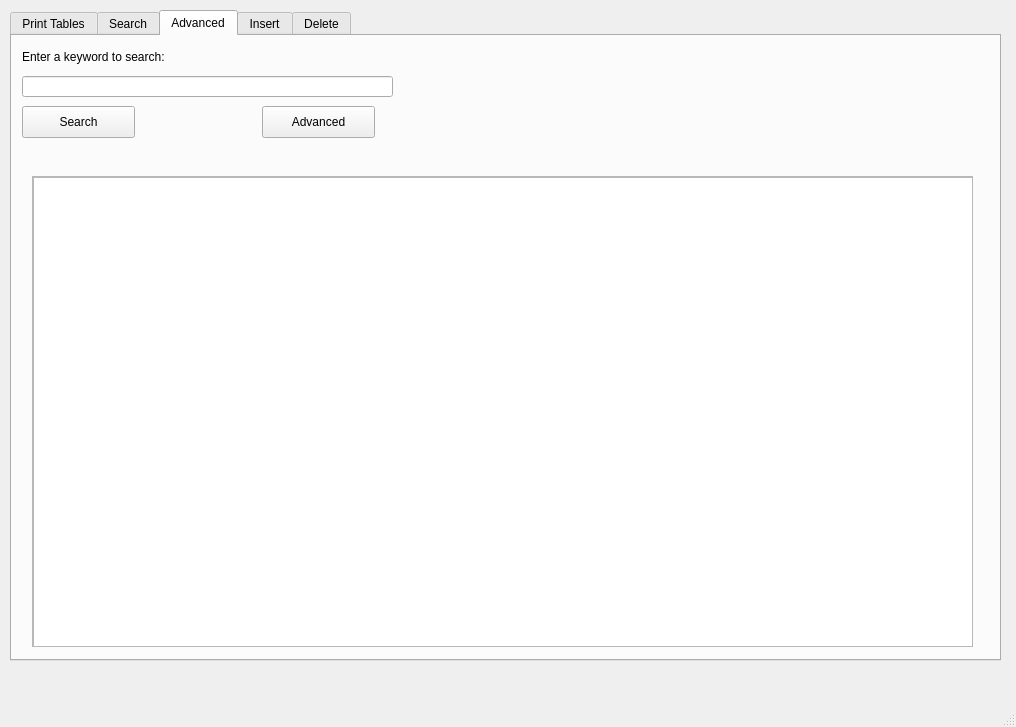
<?xml version="1.0" encoding="UTF-8"?>
<ui version="4.0">
 <class>MainWindow</class>
 <widget class="QMainWindow" name="MainWindow">
  <property name="geometry">
   <rect>
    <x>0</x>
    <y>0</y>
    <width>1016</width>
    <height>727</height>
   </rect>
  </property>
  <property name="windowTitle">
   <string>MainWindow</string>
  </property>
  <widget class="QWidget" name="centralwidget">
   <widget class="QTabWidget" name="tabWidget">
    <property name="geometry">
     <rect>
      <x>10</x>
      <y>10</y>
      <width>991</width>
      <height>651</height>
     </rect>
    </property>
    <property name="styleSheet">
     <string notr="true"/>
    </property>
    <property name="currentIndex">
     <number>2</number>
    </property>
    <widget class="QWidget" name="tab_1">
     <attribute name="title">
      <string>Print Tables</string>
     </attribute>
     <widget class="QPushButton" name="closeConnectionButton">
      <property name="geometry">
       <rect>
        <x>850</x>
        <y>70</y>
        <width>113</width>
        <height>32</height>
       </rect>
      </property>
      <property name="text">
       <string>Disconnect</string>
      </property>
     </widget>
     <widget class="QComboBox" name="tableComboBox">
      <property name="geometry">
       <rect>
        <x>10</x>
        <y>40</y>
        <width>181</width>
        <height>31</height>
       </rect>
      </property>
     </widget>
     <widget class="QLabel" name="label">
      <property name="geometry">
       <rect>
        <x>10</x>
        <y>10</y>
        <width>171</width>
        <height>31</height>
       </rect>
      </property>
      <property name="text">
       <string>Choose a table to access</string>
      </property>
     </widget>
     <widget class="QPushButton" name="findTableButton">
      <property name="geometry">
       <rect>
        <x>10</x>
        <y>70</y>
        <width>113</width>
        <height>32</height>
       </rect>
      </property>
      <property name="text">
       <string>Find Table</string>
      </property>
     </widget>
     <widget class="QScrollArea" name="scrollArea">
      <property name="geometry">
       <rect>
        <x>20</x>
        <y>140</y>
        <width>941</width>
        <height>471</height>
       </rect>
      </property>
      <property name="widgetResizable">
       <bool>true</bool>
      </property>
      <widget class="QWidget" name="scrollAreaWidgetContents">
       <property name="geometry">
        <rect>
         <x>0</x>
         <y>0</y>
         <width>939</width>
         <height>469</height>
        </rect>
       </property>
       <widget class="QTableWidget" name="mainTableWidget">
        <property name="geometry">
         <rect>
          <x>0</x>
          <y>0</y>
          <width>941</width>
          <height>491</height>
         </rect>
        </property>
       </widget>
      </widget>
     </widget>
     <widget class="QLabel" name="label_2">
      <property name="geometry">
       <rect>
        <x>20</x>
        <y>100</y>
        <width>171</width>
        <height>31</height>
       </rect>
      </property>
      <property name="text">
       <string>Ouptut:</string>
      </property>
     </widget>
    </widget>
    <widget class="QWidget" name="tab_2">
     <attribute name="title">
      <string>Search</string>
     </attribute>
     <widget class="QScrollArea" name="scrollArea_2">
      <property name="geometry">
       <rect>
        <x>20</x>
        <y>140</y>
        <width>721</width>
        <height>471</height>
       </rect>
      </property>
      <property name="widgetResizable">
       <bool>true</bool>
      </property>
      <widget class="QWidget" name="scrollAreaWidgetContents_2">
       <property name="geometry">
        <rect>
         <x>0</x>
         <y>0</y>
         <width>719</width>
         <height>469</height>
        </rect>
       </property>
       <widget class="QTableWidget" name="mainTableWidget_2">
        <property name="geometry">
         <rect>
          <x>0</x>
          <y>0</y>
          <width>721</width>
          <height>491</height>
         </rect>
        </property>
       </widget>
      </widget>
     </widget>
     <widget class="QLineEdit" name="searchBox">
      <property name="geometry">
       <rect>
        <x>10</x>
        <y>40</y>
        <width>371</width>
        <height>21</height>
       </rect>
      </property>
     </widget>
     <widget class="QLabel" name="label_3">
      <property name="geometry">
       <rect>
        <x>10</x>
        <y>10</y>
        <width>161</width>
        <height>21</height>
       </rect>
      </property>
      <property name="text">
       <string>Enter a keyword to search:</string>
      </property>
     </widget>
     <widget class="QPushButton" name="searchButton">
      <property name="geometry">
       <rect>
        <x>10</x>
        <y>70</y>
        <width>113</width>
        <height>32</height>
       </rect>
      </property>
      <property name="text">
       <string>Search</string>
      </property>
     </widget>
     <widget class="QScrollArea" name="scrollAreaTablesToSearch">
      <property name="geometry">
       <rect>
        <x>760</x>
        <y>10</y>
        <width>201</width>
        <height>601</height>
       </rect>
      </property>
      <property name="widgetResizable">
       <bool>true</bool>
      </property>
      <widget class="QWidget" name="scrollAreaWidgetContents_3">
       <property name="geometry">
        <rect>
         <x>0</x>
         <y>0</y>
         <width>199</width>
         <height>599</height>
        </rect>
       </property>
       <widget class="QLabel" name="label_4">
        <property name="geometry">
         <rect>
          <x>10</x>
          <y>10</y>
          <width>171</width>
          <height>16</height>
         </rect>
        </property>
        <property name="text">
         <string>Tables to Search (optional)</string>
        </property>
       </widget>
      </widget>
     </widget>
    </widget>
    <widget class="QWidget" name="advance_search_tab">
     <attribute name="title">
      <string>Advanced</string>
     </attribute>
     <widget class="QScrollArea" name="advancedSearchScrollArea">
      <property name="geometry">
       <rect>
        <x>20</x>
        <y>140</y>
        <width>941</width>
        <height>471</height>
       </rect>
      </property>
      <property name="widgetResizable">
       <bool>true</bool>
      </property>
      <widget class="QWidget" name="advancedSearchScrollAreaWidgetContents">
       <property name="geometry">
        <rect>
         <x>0</x>
         <y>0</y>
         <width>939</width>
         <height>469</height>
        </rect>
       </property>
       <widget class="QTableWidget" name="advMainTableWidget">
        <property name="geometry">
         <rect>
          <x>0</x>
          <y>0</y>
          <width>941</width>
          <height>491</height>
         </rect>
        </property>
       </widget>
      </widget>
     </widget>
     <widget class="QLineEdit" name="advancedSearchBox">
      <property name="geometry">
       <rect>
        <x>10</x>
        <y>40</y>
        <width>371</width>
        <height>21</height>
       </rect>
      </property>
     </widget>
     <widget class="QLabel" name="label_3">
      <property name="geometry">
       <rect>
        <x>10</x>
        <y>10</y>
        <width>161</width>
        <height>21</height>
       </rect>
      </property>
      <property name="text">
       <string>Enter a keyword to search:</string>
      </property>
     </widget>
     <widget class="QPushButton" name="advancedSearchButton">
      <property name="geometry">
       <rect>
        <x>10</x>
        <y>70</y>
        <width>113</width>
        <height>32</height>
       </rect>
      </property>
      <property name="text">
       <string>Search</string>
      </property>
     </widget>
     <widget class="QPushButton" name="addSearchDetailsButton">
      <property name="geometry">
       <rect>
        <x>250</x>
        <y>70</y>
        <width>113</width>
        <height>32</height>
       </rect>
      </property>
      <property name="text">
       <string>Advanced</string>
      </property>
     </widget>
    </widget>
    <widget class="QWidget" name="tab_3">
     <attribute name="title">
      <string>Insert</string>
     </attribute>
     <widget class="QComboBox" name="tableComboBox_tab3">
      <property name="geometry">
       <rect>
        <x>10</x>
        <y>40</y>
        <width>181</width>
        <height>31</height>
       </rect>
      </property>
     </widget>
     <widget class="QLabel" name="chooseATableLabel">
      <property name="geometry">
       <rect>
        <x>10</x>
        <y>10</y>
        <width>211</width>
        <height>31</height>
       </rect>
      </property>
      <property name="text">
       <string>Choose a table to insert values to</string>
      </property>
     </widget>
     <widget class="QPushButton" name="showInputBarsButton">
      <property name="geometry">
       <rect>
        <x>10</x>
        <y>70</y>
        <width>113</width>
        <height>32</height>
       </rect>
      </property>
      <property name="text">
       <string>Next</string>
      </property>
     </widget>
     <widget class="QScrollArea" name="scrollArea_tab3">
      <property name="geometry">
       <rect>
        <x>20</x>
        <y>140</y>
        <width>941</width>
        <height>471</height>
       </rect>
      </property>
      <property name="widgetResizable">
       <bool>true</bool>
      </property>
      <widget class="QWidget" name="scrollAreaWidgetContents">
       <property name="geometry">
        <rect>
         <x>0</x>
         <y>0</y>
         <width>939</width>
         <height>469</height>
        </rect>
       </property>
      </widget>
     </widget>
    </widget>
    <widget class="QWidget" name="tab_4">
     <attribute name="title">
      <string>Delete</string>
     </attribute>
     <widget class="QComboBox" name="tableComboBox_tab4">
      <property name="geometry">
       <rect>
        <x>10</x>
        <y>40</y>
        <width>181</width>
        <height>31</height>
       </rect>
      </property>
     </widget>
     <widget class="QLabel" name="chooseATableLabel">
      <property name="geometry">
       <rect>
        <x>10</x>
        <y>10</y>
        <width>211</width>
        <height>31</height>
       </rect>
      </property>
      <property name="text">
       <string>Choose a table to insert values to</string>
      </property>
     </widget>
     <widget class="QPushButton" name="tableSubmitButton_tab4">
      <property name="geometry">
       <rect>
        <x>10</x>
        <y>70</y>
        <width>113</width>
        <height>32</height>
       </rect>
      </property>
      <property name="text">
       <string>Next</string>
      </property>
     </widget>
     <widget class="QScrollArea" name="scrollArea_tab4">
      <property name="geometry">
       <rect>
        <x>20</x>
        <y>140</y>
        <width>941</width>
        <height>471</height>
       </rect>
      </property>
      <property name="widgetResizable">
       <bool>true</bool>
      </property>
      <widget class="QWidget" name="scrollAreaWidgetContents">
       <property name="geometry">
        <rect>
         <x>0</x>
         <y>0</y>
         <width>939</width>
         <height>469</height>
        </rect>
       </property>
      </widget>
     </widget>
    </widget>
   </widget>
  </widget>
  <widget class="QStatusBar" name="statusbar"/>
 </widget>
 <resources/>
 <connections/>
</ui>
